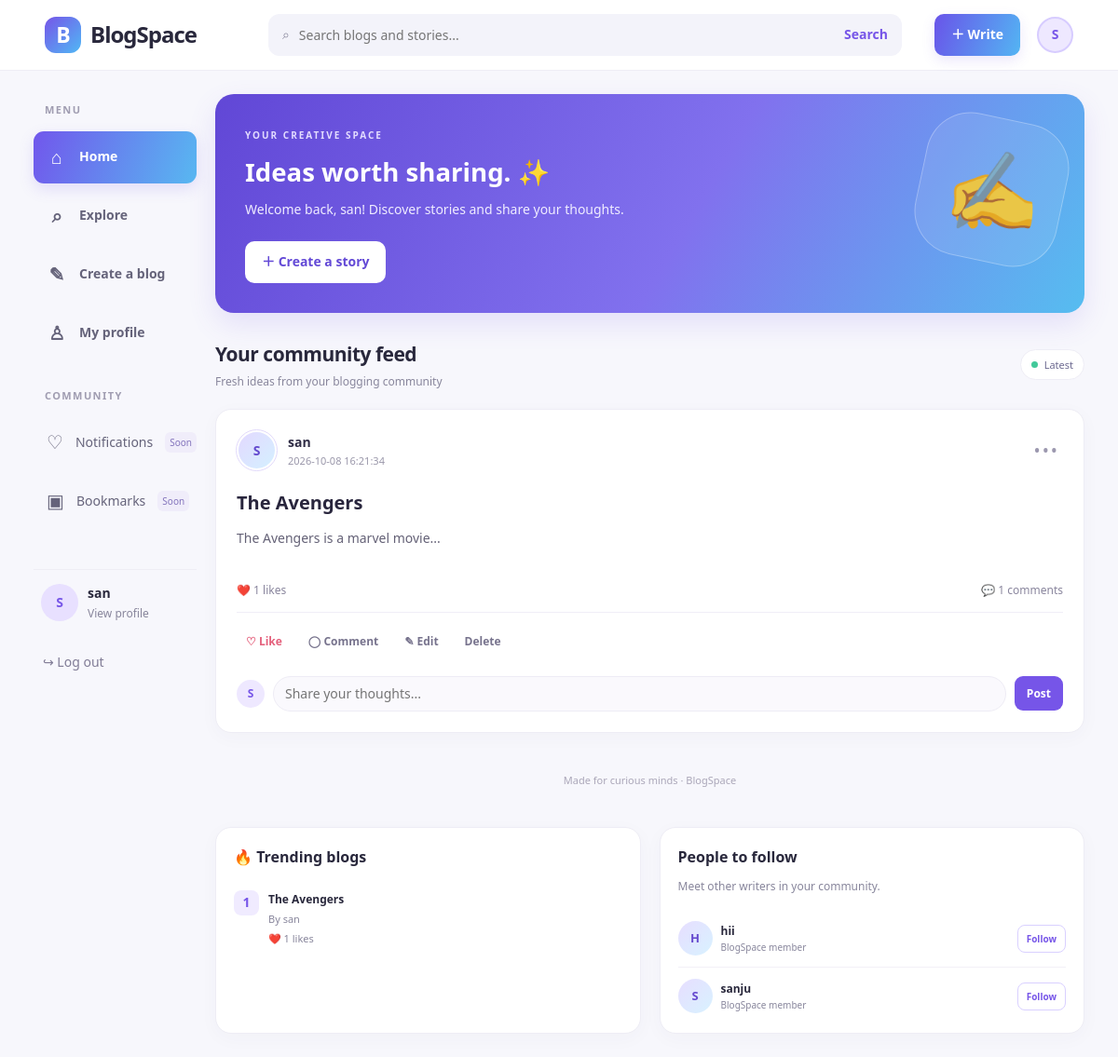
/ (signed in), run on the app's committed database.
### tables this page shows
CREATE TABLE users (
            id INTEGER PRIMARY KEY AUTOINCREMENT,
            username TEXT NOT NULL,
            email TEXT NOT NULL UNIQUE,
            password TEXT NOT NULL
        );

CREATE TABLE posts (
            id INTEGER PRIMARY KEY AUTOINCREMENT,
            user_id INTEGER NOT NULL,
            title TEXT NOT NULL,
            content TEXT NOT NULL,
            created_at TIMESTAMP DEFAULT CURRENT_TIMESTAMP
        );

### app.py (the view)
@app.route("/")
def home():
    if "user_id" not in session:
        return redirect("/login")
    conn = get_db()
    search_query = request.args.get("q", "").strip()
    posts = conn.execute("""
        SELECT
            p.id,
            p.user_id,
            p.title,
            p.content,
            p.created_at,
            u.username,
            (SELECT COUNT(*) FROM likes l
             WHERE l.post_id = p.id) AS like_count,
            (SELECT COUNT(*) FROM comments c
             WHERE c.post_id = p.id) AS comment_count,
            EXISTS(
                SELECT 1 FROM likes l
                WHERE l.post_id = p.id
                AND l.user_id = ?
            ) AS liked
        FROM posts p
        JOIN users u ON p.user_id = u.id
        WHERE p.title LIKE ? OR p.content LIKE ?
        ORDER BY p.created_at DESC
    """, (
        session["user_id"],
        f"%{search_query}%",
        f"%{search_query}%"
    )).fetchall()
    trending = conn.execute("""
        SELECT p.id, p.title, u.username,
               COUNT(l.id) AS likes
        FROM posts p
        JOIN users u ON p.user_id = u.id
        LEFT JOIN likes l ON l.post_id = p.id
        GROUP BY p.id
        ORDER BY likes DESC, p.created_at DESC
        LIMIT 3
    """).fetchall()
    suggested_users = conn.execute("""
        SELECT
            u.id,
            u.username,
            EXISTS(
                SELECT 1 FROM followers f
                WHERE f.follower_id = ?
                AND f.following_id = u.id
            ) AS is_following
        FROM users u
        WHERE u.id != ?
        ORDER BY u.username
        LIMIT 5
    """, (
        session["user_id"],
        session["user_id"]
    )).fetchall()
    conn.close()
    return render_template(
        "index.html",
        posts=posts,
        username=session["username"],
        search_query=search_query,
        trending=trending,
        suggested_users=suggested_users
    )

### app.py (called while the page is built)
def get_db():
    conn = sqlite3.connect("database.db")
    conn.row_factory = sqlite3.Row
    return conn

### templates/index.html (shortened to what this page needs)
<!DOCTYPE html>
<html lang="en">
<head>
    <link rel="stylesheet"
          href="{{ url_for('static', filename='style.css') }}">
</head>
<body>
<header class="topbar">
    <a href="/" class="brand">
        <span class="brand-icon">B</span>
        <span>BlogSpace</span>
    </a>
    <form action="/" method="GET" class="search-bar">
        <span>⌕</span>
        <input type="search" name="q"
               value="{{ search_query }}"
               placeholder="Search blogs and stories...">
        <button type="submit">Search</button>
    </form>
    <div class="top-actions">
        <a href="/create_post" class="write-button">＋ Write</a>
        <a href="/profile/{{ session['user_id'] }}"
           class="top-avatar">
            {{ username[0].upper() }}
        </a>
    </div>
</header>
<div class="dashboard">
    <aside class="left-sidebar">
        <div class="sidebar-label">MENU</div>
        <a href="/" class="nav-item active">
            <span>⌂</span> Home
        </a>
        <a href="/?q=" class="nav-item">
            <span>⌕</span> Explore
        </a>
        <a href="/create_post" class="nav-item">
            <span>✎</span> Create a blog
        </a>
        <a href="/profile/{{ session['user_id'] }}"
           class="nav-item">
            <span>♙</span> My profile
        </a>
        <div class="sidebar-label community-label">COMMUNITY</div>
        <div class="nav-item muted-item">
            <span>♡</span> Notifications
            <span class="coming-soon">Soon</span>
        </div>
        <div class="nav-item muted-item">
            <span>▣</span> Bookmarks
            <span class="coming-soon">Soon</span>
        </div>
        <div class="sidebar-user">
            <div class="avatar">{{ username[0].upper() }}</div>
            <div class="user-details">
                <strong>{{ username }}</strong>
                <a href="/profile/{{ session['user_id'] }}">
                    View profile
                </a>
            </div>
        </div>
        <a href="/logout" class="logout-link">↪ Log out</a>
    </aside>
    <main class="feed">
        <section class="welcome-banner">
            <div class="welcome-copy">
                <span class="eyebrow">YOUR CREATIVE SPACE</span>
                <h1>Ideas worth sharing. ✨</h1>
                <p>
                    Welcome back, {{ username }}!
                    Discover stories and share your thoughts.
                </p>
                <a href="/create_post" class="banner-button">
                    ＋ Create a story
                </a>
            </div>
            <div class="banner-art" aria-hidden="true">
                <span>✍</span>
            </div>
        </section>
        <section class="feed-heading">
            <div>
                <h2>
                    {% if search_query %}
                        Search results
                    {% else %}
                        Your community feed
                    {% endif %}
                </h2>
                <p>Fresh ideas from your blogging community</p>
            </div>
            <span class="live-label">
                <span class="live-dot"></span> Latest
            </span>
        </section>
        {% if posts %}
            {% for post in posts %}
            <article class="post-card">
                <div class="post-header">
                    <a class="author-avatar"
                       href="/profile/{{ post['user_id'] }}">
                        {{ post['username'][0].upper() }}
                    </a>
                    <div class="post-author">
                        <a href="/profile/{{ post['user_id'] }}"
                           class="author-name">
                            {{ post['username'] }}
                        </a>
                        <span class="post-date">
                            {{ post['created_at'] }}
                        </span>
                    </div>
                    {% if post['user_id'] == session['user_id'] %}
                        <a class="more-link"
                           href="/edit_post/{{ post['id'] }}"
                           title="Edit your blog">•••</a>
                    {% endif %}
                </div>
                <div class="post-body">
                    <h3>{{ post['title'] }}</h3>
                    <p>{{ post['content'] }}</p>
                </div>
                <div class="post-stats">
                    <span>❤️ {{ post['like_count'] }} likes</span>
                    <span>💬 {{ post['comment_count'] }} comments</span>
                </div>
                <div class="post-actions">
                    <a href="/like/{{ post['id'] }}"
                       class="action-link like-action">
                        {% if post['liked'] %}
                            ❤️ Liked
                        {% else %}
                            ♡ Like
                        {% endif %}
                    </a>
                    <a href="#comment-{{ post['id'] }}"
                       class="action-link">
                        ◯ Comment
                    </a>
                    {% if post['user_id'] == session['user_id'] %}
                        <a href="/edit_post/{{ post['id'] }}"
                           class="action-link">
                            ✎ Edit
                        </a>
                        <a href="/delete_post/{{ post['id'] }}"
                           class="action-link delete-action"
                           onclick="return confirm('Delete this blog?')">
                            Delete
                        </a>
                    {% endif %}
                </div>
                <form class="comment-form"
                      id="comment-{{ post['id'] }}"
                      method="POST"
                      action="/comment/{{ post['id'] }}">
                    <div class="mini-avatar">
                        {{ username[0].upper() }}
                    </div>
                    <input type="text" name="comment"
                           placeholder="Share your thoughts..."
                           required>
                    <button type="submit">Post</button>
                </form>
            </article>
            {% endfor %}
        {% endif %}
        <footer class="page-footer">
            Made for curious minds · BlogSpace
        </footer>
    </main>
    <aside class="right-sidebar">
        <section class="side-card">
            <div class="side-heading">
                <h3>🔥 Trending blogs</h3>
            </div>
            {% for item in trending %}
            <a class="trending-item"
               href="/?q={{ item['title']|urlencode }}">
                <span class="trend-number">
                    {{ loop.index }}
                </span>
                <span class="trend-details">
                    <strong>{{ item['title'] }}</strong>
                    <small>By {{ item['username'] }}</small>
                    <small>❤️ {{ item['likes'] }} likes</small>
                </span>
            </a>
            {% else %}
                <p class="side-empty">
                    Publish blogs to start trending.
                </p>
            {% endfor %}
        </section>
        <section class="side-card">
            <div class="side-heading">
                <h3>People to follow</h3>
            </div>
            <p class="side-description">
                Meet other writers in your community.
            </p>
            {% for person in suggested_users %}
            <div class="suggested-user">
                <a class="suggested-avatar"
                   href="/profile/{{ person['id'] }}">
                    {{ person['username'][0].upper() }}
                </a>
                <div class="suggested-details">
                    <a href="/profile/{{ person['id'] }}">
                        {{ person['username'] }}
                    </a>
                    <small>BlogSpace member</small>
                </div>
                <a class="follow-button"
                   href="/follow/{{ person['id'] }}">
                    {% if person['is_following'] %}
                        Following
                    {% else %}
                        Follow
                    {% endif %}
                </a>
            </div>
            {% else %}
                <p class="side-empty">
                    Invite a friend to join your community!
                </p>
            {% endfor %}
        </section>
    </aside>
</div>
</body>
</html>

### data on the page
users: username "san"
posts: username "S", username "san", created_at "2026-10-08 16:21:34", title "The Avengers", content "The Avengers is a marvel movie...", like_count "1", comment_count "1", likes "1"
users: username "H", username "hii"
users: username "S", username "sanju"

### other printed values
{{ username[0].upper() }} "S"
